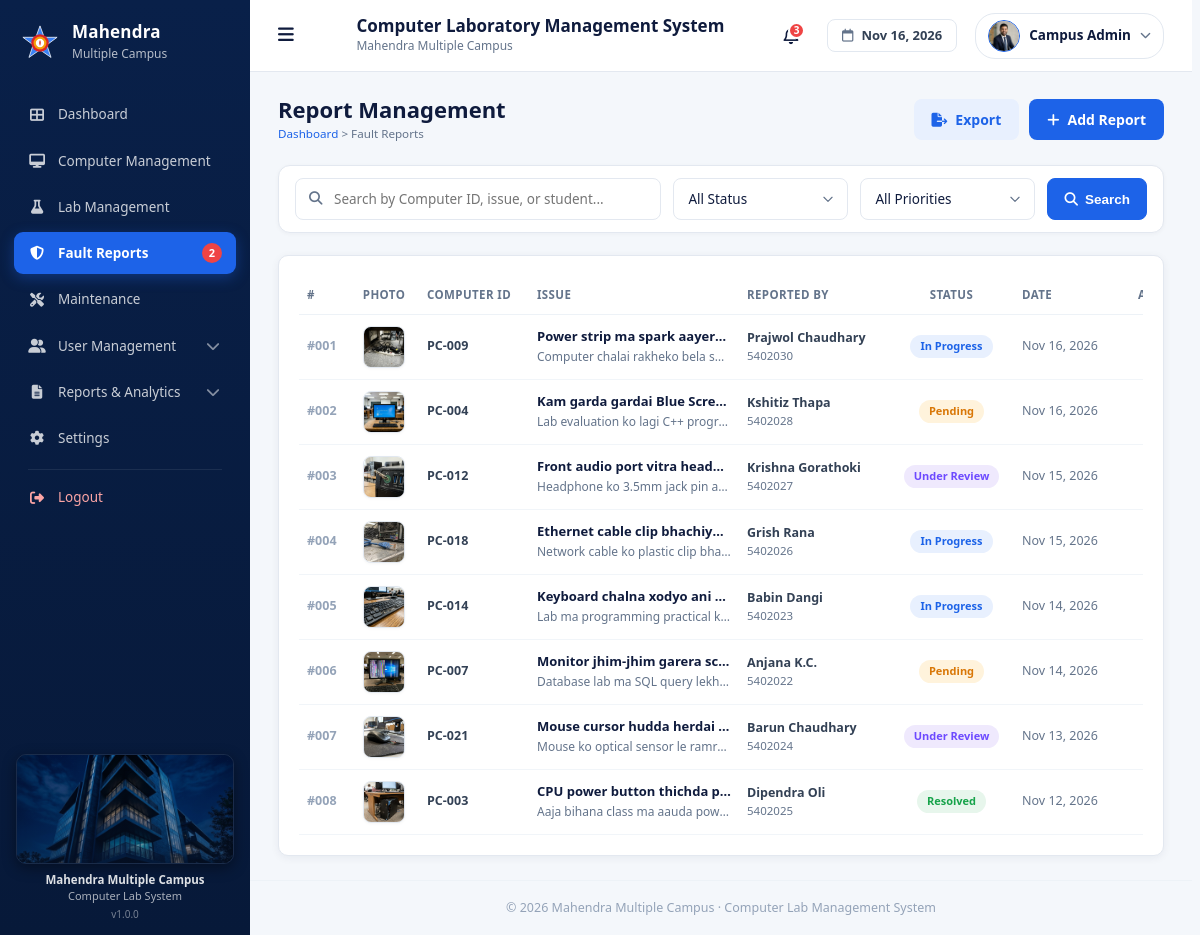
The app's page /admin/fault-reports.php (signed in) with its own data.
### tables this page shows
CREATE TABLE `fault_reports` (
  `id` int(11) NOT NULL,
  `user_id` int(11) NOT NULL,
  `computer_id` int(11) NOT NULL,
  `component` enum('cpu','monitor','keyboard','mouse','speaker','network','software','other') NOT NULL,
  `issue_title` varchar(150) NOT NULL,
  `description` text NOT NULL,
  `priority` enum('low','medium','high') NOT NULL DEFAULT 'medium',
  `status` enum('pending','under_review','in_progress','resolved','rejected') NOT NULL DEFAULT 'pending',
  `assigned_to` int(11) DEFAULT NULL,
  `admin_remarks` varchar(255) DEFAULT NULL,
  `report_image` varchar(255) DEFAULT NULL,
  `reported_at` timestamp NOT NULL DEFAULT current_timestamp(),
  `updated_at` timestamp NOT NULL DEFAULT current_timestamp() ON UPDATE current_timestamp(),
  `resolved_at` datetime DEFAULT NULL
);

CREATE TABLE `computers` (
  `id` int(11) NOT NULL,
  `lab_id` int(11) NOT NULL,
  `computer_code` varchar(30) NOT NULL,
  `computer_name` varchar(100) DEFAULT NULL,
  `processor` varchar(100) DEFAULT NULL,
  `ram` varchar(50) DEFAULT NULL,
  `storage` varchar(50) DEFAULT NULL,
  `ip_address` varchar(45) DEFAULT NULL,
  `operating_system` varchar(100) DEFAULT NULL,
  `monitor` varchar(100) DEFAULT NULL,
  `keyboard` varchar(100) DEFAULT NULL,
  `mouse` varchar(100) DEFAULT NULL,
  `purchase_date` date DEFAULT NULL,
  `status` enum('available','in_use','under_maintenance','out_of_service') NOT NULL DEFAULT 'available',
  `specifications` text DEFAULT NULL,
  `remarks` text DEFAULT NULL,
  `created_at` timestamp NOT NULL DEFAULT current_timestamp(),
  `updated_at` timestamp NOT NULL DEFAULT current_timestamp() ON UPDATE current_timestamp()
);

CREATE TABLE `users` (
  `id` int(11) NOT NULL,
  `name` varchar(100) NOT NULL,
  `email` varchar(150) NOT NULL,
  `roll_number` varchar(50) DEFAULT NULL,
  `password` varchar(255) NOT NULL,
  `program` varchar(50) DEFAULT NULL,
  `semester` varchar(50) DEFAULT NULL,
  `role` enum('student','lab_assistant','admin') NOT NULL DEFAULT 'student',
  `profile_image` varchar(255) DEFAULT NULL,
  `status` enum('active','inactive') NOT NULL DEFAULT 'active',
  `created_at` timestamp NOT NULL DEFAULT current_timestamp(),
  `updated_at` timestamp NOT NULL DEFAULT current_timestamp() ON UPDATE current_timestamp()
);

### admin/fault-reports.php (the view, shortened to what this page needs)
<?php
$statusLabels = [
    'pending'      => 'Pending',
    'under_review' => 'Under Review',
    'in_progress'  => 'In Progress',
    'resolved'     => 'Resolved',
    'rejected'     => 'Rejected',
];
require_once __DIR__ . '/includes/header.php';
$search         = trim($_GET['search'] ?? '');
$page           = max(1, (int) ($_GET['page'] ?? 1));
$perPage        = 10;
$where  = " WHERE 1 = 1";
$params = [];
$types  = "";
$reports      = [];
try {
    $countSql = "SELECT COUNT(*) FROM fault_reports r
                 JOIN computers c ON c.id = r.computer_id
                 JOIN users u ON u.id = r.user_id" . $where;
    $stmt = $conn->prepare($countSql);
    $stmt->execute();
    $totalCount = $stmt->get_result()->fetch_row()[0];
    $totalPages = max(1, (int) ceil($totalCount / $perPage));
    $page       = min($page, $totalPages);
    $offset     = ($page - 1) * $perPage;
    $dataSql = "SELECT r.*, c.computer_code, l.lab_name, l.room_number, u.name AS student_name, u.roll_number, u.email AS student_email,
                       t.name AS assigned_name
                FROM fault_reports r
                JOIN computers c ON c.id = r.computer_id
                JOIN labs l ON l.id = c.lab_id
                JOIN users u ON u.id = r.user_id
                LEFT JOIN users t ON t.id = r.assigned_to" . $where . "
                ORDER BY r.reported_at DESC
                LIMIT ? OFFSET ?";
    $stmt = $conn->prepare($dataSql);
    $typesWithPaging = $types . "ii";
    $paramsWithPaging = array_merge($params, [$perPage, $offset]);
    $stmt->bind_param($typesWithPaging, ...$paramsWithPaging);
    $stmt->execute();
    $reports = $stmt->get_result()->fetch_all(MYSQLI_ASSOC);
} catch (mysqli_sql_exception $e) {
    $message = 'Error loading reports: ' . $e->getMessage();
    $type    = 'danger';
}
?>
<div class="computers-head">
    <div>
        <h2>Report Management</h2>
        <small><a href="index.php">Dashboard</a> &gt; Fault Reports</small>
    </div>
    <div style="display: flex; gap: 10px;">
        <button type="button" class="btn btn-light" onclick="window.print()"><i class="fa-solid fa-file-export"></i> Export</button>
        <button type="button" class="btn" id="openAddReportBtn"><i class="fa-solid fa-plus"></i> Add Report</button>
    </div>
</div>
<form method="get" class="admin-filters">
    <div class="admin-search-wrap">
        <input type="text" name="search" class="form-control" placeholder="Search by Computer ID, issue, or student..."
               value="<?= htmlspecialchars($search) ?>">
    </div>
    <select name="status" class="form-control" onchange="this.form.submit()">
        <option value="">All Status</option>
    </select>
    <select name="priority" class="form-control" onchange="this.form.submit()">
        <option value="">All Priorities</option>
    </select>
    <button type="submit" class="admin-filters-btn">
        <i class="fa-solid fa-magnifying-glass"></i> Search
    </button>
</form>
<div class="card">
    <div class="table-wrap">
        <table class="dashboard-table">
            <thead>
                <tr>
                    <th style="width: 50px;">#</th>
                    <th style="width: 70px; text-align: center;">Photo</th>
                    <th style="width: 110px;">Computer ID</th>
                    <th style="max-width: 210px; width: 210px;">Issue</th>
                    <th style="width: 150px;">Reported By</th>
                    <th style="width: 125px; text-align: center;">Status</th>
                    <th style="width: 110px;">Date</th>
                    <th style="width: 75px; text-align: center;">Action</th>
                </tr>
            </thead>
            <tbody>
                <?php foreach ($reports as $idx => $r): ?>
                    <?php
                    $sColor = match($r['status']) {
                        'pending'      => 'warning',
                        'under_review' => 'purple',
                        'in_progress'  => 'primary',
                        'resolved'     => 'success',
                        'rejected'     => 'danger',
                        default        => 'primary'
                    };
                    $imgUrl = '';
                    if (!empty($r['report_image'])) {
                        if (str_starts_with($r['report_image'], 'http://') || str_starts_with($r['report_image'], 'https://')) {
                            $imgUrl = $r['report_image'];
                        } elseif (str_starts_with($r['report_image'], 'uploads/')) {
                            $imgUrl = BASE_URL . $r['report_image'];
                        } else {
                            $imgUrl = BASE_URL . 'uploads/reports/' . basename($r['report_image']);
                        }
                    }
                    ?>
                    <tr>
                        <td style="color: #94a3b8; font-weight: 600;">#<?= str_pad($offset + $idx + 1, 3, '0', STR_PAD_LEFT) ?></td>
                        <td style="text-align: center;">
                            <?php if ($imgUrl): ?>
                                <a href="javascript:void(0)"
                                   onclick="viewFaultPhoto('<?= htmlspecialchars($imgUrl, ENT_QUOTES) ?>', '<?= htmlspecialchars($r['computer_code'] . ' - ' . $r['issue_title'], ENT_QUOTES) ?>')"
                                   class="report-thumb-box"
                                   title="Click to view attached evidence">
                                    <img src="<?= htmlspecialchars($imgUrl) ?>" alt="Fault Photo" class="report-thumb-img" loading="lazy">
                                </a>
                            <?php else: ?>
                                <span class="report-thumb-box report-thumb-placeholder" title="No photo attached">
                                    <i class="fa-regular fa-image"></i>
                                </span>
                            <?php endif; ?>
                        </td>
                        <td><strong><?= htmlspecialchars($r['computer_code']) ?></strong></td>
                        <td style="max-width: 210px; width: 210px;">
                            <strong style="color: #0f1b3d; display: block; font-size: 13px; white-space: nowrap; overflow: hidden; text-overflow: ellipsis; max-width: 200px;"
                                    title="<?= htmlspecialchars($r['issue_title']) ?>">
                                <?= htmlspecialchars($r['issue_title']) ?>
                            </strong>
                            <p style="font-size: 12px; color: #64748b; margin-top: 2px; white-space: nowrap; overflow: hidden; text-overflow: ellipsis; max-width: 200px;"
                               title="<?= htmlspecialchars($r['description']) ?>">
                                <?= htmlspecialchars($r['description']) ?>
                            </p>
                        </td>
                        <td>
                            <strong><?= htmlspecialchars($r['student_name']) ?></strong>
                            <small style="display: block; color: #64748b; font-size: 11.5px;"><?= htmlspecialchars($r['roll_number'] ?? 'Student') ?></small>
                        </td>
                        <td style="text-align: center;">
                            <span class="badge badge-<?= $sColor ?>"><?= $statusLabels[$r['status']] ?? ucfirst($r['status']) ?></span>
                        </td>
                        <td style="font-size: 12.5px; color: #64748b;"><?= date('M d, Y', strtotime($r['reported_at'])) ?></td>
                        <td style="text-align: center;">
                        </td>
                    </tr>
                <?php endforeach; ?>
            </tbody>
        </table>
    </div>
</div>
<?php require_once __DIR__ . '/includes/footer.php'; ?>

### admin/assets/css/admin-root.css (style rules this page uses)
:root { --primary: #1d63e8; --primary-dark: #0b2a5b; --primary-soft: #e8f0fe; --purple: #6d4aff; --purple-soft: #efe9fd; --bg: #f4f7fb; --white: #ffffff; --text: #0f1b3d; --muted: #64748b; --border: #e3e8f0; --success: #16a34a; --success-soft: #e7f6ec; --warning: #d97706; --warning-soft: #fff3dc; --danger: #dc2626; --danger-soft: #fde8e8; --radius: 10px; --shadow: 0 2px 8px rgba(15, 27, 61, 0.06); --sidebar-width: 260px; --sidebar-bg: #0e3489; --sidebar-bg-end: #0b2a5b; --sidebar-text: rgba(255, 255, 255, 0.85); --sidebar-hover: rgba(255, 255, 255, 0.08); --header-height: 72px; }
* { box-sizing: border-box; margin: 0; padding: 0; }
html { overflow-y: scroll; scrollbar-gutter: stable; }
body { font-family: 'Segoe UI', Arial, sans-serif; background: var(--bg); color: var(--text); font-size: 14px; line-height: 1.5; }
a { color: inherit; text-decoration: none; }
small { color: var(--muted); }
.card { background: var(--white); border: 1px solid var(--border); border-radius: var(--radius); padding: 20px; box-shadow: var(--shadow); }
.btn { display: inline-flex; align-items: center; gap: 8px; padding: 10px 18px; border: 0; border-radius: 8px; font: inherit; font-weight: 600; cursor: pointer; background: var(--primary); color: var(--white); }
.btn-light { background: var(--primary-soft); color: var(--primary); }
.badge { display: inline-block; padding: 4px 10px; border-radius: 20px; font-size: 12px; font-weight: 600; white-space: nowrap; }
.form-control { width: 100%; padding: 10px 12px; border: 1px solid var(--border); border-radius: 8px; font: inherit; background: var(--white); color: var(--text); }
.table-wrap { overflow-x: auto; }
table { width: 100%; border-collapse: collapse; }
th, td { padding: 11px 10px; text-align: left; border-bottom: 1px solid var(--border); vertical-align: middle; }
th { font-size: 12px; text-transform: uppercase; color: var(--muted); letter-spacing: 0.4px; }

### records on screen
fault_reports: idx "001", report_image (picture), computer.computer_code "PC-009", issue_title "Power strip ma spark aayer…", description "Computer chalai rakheko bela s…", user.name "Prajwol Chaudhary", user.roll_number "5402030", status "In Progress", reported_at "Nov 16, 2026"
fault_reports: idx "002", report_image (picture), computer.computer_code "PC-004", issue_title "Kam garda gardai Blue Scre…", description "Lab evaluation ko lagi C++ progr…", user.name "Kshitiz Thapa", user.roll_number "5402028", status "Pending", reported_at "Nov 16, 2026"
fault_reports: idx "003", report_image (picture), computer.computer_code "PC-012", issue_title "Front audio port vitra head…", description "Headphone ko 3.5mm jack pin a…", user.name "Krishna Gorathoki", user.roll_number "5402027", status "Under Review", reported_at "Nov 15, 2026"
fault_reports: idx "004", report_image (picture), computer.computer_code "PC-018", issue_title "Ethernet cable clip bhachiy…", description "Network cable ko plastic clip bha…", user.name "Grish Rana", user.roll_number "5402026", status "In Progress", reported_at "Nov 15, 2026"
fault_reports: idx "005", report_image (picture), computer.computer_code "PC-014", issue_title "Keyboard chalna xodyo ani…", description "Lab ma programming practical k…", user.name "Babin Dangi", user.roll_number "5402023", status "In Progress", reported_at "Nov 14, 2026"
fault_reports: idx "006", report_image (picture), computer.computer_code "PC-007", issue_title "Monitor jhim-jhim garera sc…", description "Database lab ma SQL query lekh…", user.name "Anjana K.C.", user.roll_number "5402022", status "Pending", reported_at "Nov 14, 2026"
fault_reports: idx "007", report_image (picture), computer.computer_code "PC-021", issue_title "Mouse cursor hudda herdai…", description "Mouse ko optical sensor le ramr…", user.name "Barun Chaudhary", user.roll_number "5402024", status "Under Review", reported_at "Nov 13, 2026"
fault_reports: idx "008", report_image (picture), computer.computer_code "PC-003", issue_title "CPU power button thichda p…", description "Aaja bihana class ma aauda pow…", user.name "Dipendra Oli", user.roll_number "5402025", status "Resolved", reported_at "Nov 12, 2026"

### other values on screen
$item[2] "Dashboard"
$item[2] "Computer Management"
$item[2] "Lab Management"
$item[2] "Fault Reports"
$pendingReports "2"
$item[2] "Maintenance"
$item[2] "User Management"
$item[2] "Reports & Analytics"
$item[2] "Settings"
$unreadNotes "3"
$adminName "Campus Admin"
